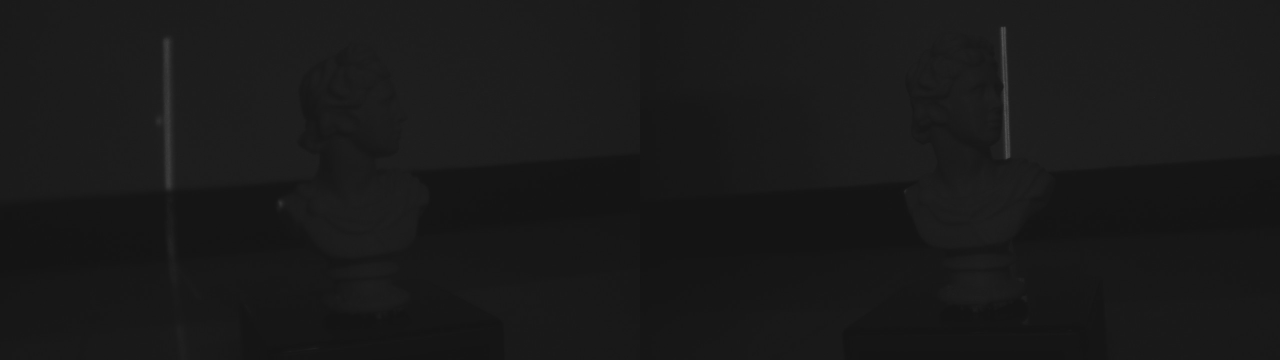
#> input picture FinalProject/SidebySide/SBS_000.jpg, 2560 x 720 px (shown at 1/2 size); its folder holds only this picture in this run
$ python m10907314.py
#> lines starting #> are read from the running program, lines starting #| are printed output that depends on the picture; after the words box and inside, x2 and y2 are one past the last pixel; in counts of white or black regions, pixels touching at a corner belong together
import numpy as np
import cv2
import glob

#Left Camera K (3x3)
LeftK = np.array([[1496.880651, 0.000000, 605.175810],
                    [0.000000, 1490.679493, 338.418796],
                    [0.000000, 0.000000, 1.000000]])

#Left Camera RT (3x4)
LeftRT = np.array([[1.0, 0.0, 0.0, 0.0],
                    [0.0, 1.0, 0.0, 0.0],
                    [0.0, 0.0, 1.0, 0.0]])

#Right Camera K (3x3)
RightK = np.array([[1484.936861, 0.000000, 625.964760],
                    [0.000000, 1480.722847, 357.750205],
                    [0.000000, 0.000000, 1.000000]])

#Right Camera RT (3x4)
RightRT = np.array([[0.893946, 0.004543, 0.448151, -186.807456],
                    [0.013206, 0.999247, -0.036473, 3.343985],
                    [-0.447979, 0.038523, 0.893214, 45.030463]])

#Fundamental Matrix (3x3)
F21 = np.array([[0.000000191234, 0.000003409602, -0.001899934537],
                [0.000003427498, -0.000000298416, -0.023839273818],
                [-0.000612047140, 0.019636148869, 1.000000000000]])


#將兩張照片的特徵點透過Fundamental matrix進行匹配
def Match(LeftFeature, RightFeature, F21):
    #補1在最後一行 [u v 1]
    one = np.ones(LeftFeature.shape[0])
    LeftFeature = np.column_stack( (LeftFeature, one) )
    one = np.ones(RightFeature.shape[0])
    RightFeature = np.column_stack( (RightFeature, one) )

    #進行xFx的運算
    result = RightFeature.dot(F21.dot(LeftFeature.transpose()))

    #任一左圖特徵點在所有右圖點中找出距離誤差最小的
    min_difference_index = np.argmin(abs(result), axis=0)
    min_difference = np.min(abs(result), axis=0)

    #儲存特徵點的index，距離誤差要小於0.5才會算匹配
    match = np.empty([0,2])
    for i in range(len(min_difference)):
        if min_difference[i] < 0.5:
            match = np.row_stack((match,[i,min_difference_index[i]]))
    return match

#找出有光的那條線上的特徵點
def FeatureExtract(img):
    feature = np.empty([0,2], dtype='int')

    ret,thresh1 = cv2.threshold(img,70,255,cv2.THRESH_BINARY)  #對相片先進行二值化找出亮度大於70的點
    row, col= (thresh1 > 0).nonzero() #取出二值化圖片中不為0的所有點

    #將同一行上的有亮的點的位置做平均得到subpixel
    previous_row = -1
    now_row = -1
    count = 0
    sum_col = 0
    for i in range(len(row)):
        now_row = row[i]
        if previous_row != -1 and now_row != previous_row:
            average = sum_col/count
            feature = np.row_stack((feature,[average,previous_row]))
            count = 0
            sum_col = 0
        count += 1
        sum_col += col[i]
        previous_row = now_row
    if len(row) > 0:
        average = sum_col/count
        feature = np.row_stack((feature,[average,previous_row]))

    #print('feature count: ', len(feature))
    return feature

#透過兩張照片的像素點以及投影矩陣 就能透過這三角化函數求出三維座標點
def Triangulation(x1, x2, P1, P2):
    #將公式中的各個項目填入矩陣A中
    u1 = x1[0]
    v1 = x1[1]
    u2 = x2[0]
    v2 = x2[1]
    A = np.array([u1*P1[2]-P1[0],
                  v1*P1[2]-P1[1],
                  u2*P2[2]-P2[0],
                  v2*P2[2]-P2[1]], dtype='float32')

    #SVD求解後取V的最後一行為最小二乘解
    U,sigma,VT=np.linalg.svd(A)
    V = VT.transpose()
    X = V[:, -1]
    X = X / X[3]
    return X

#將三維點透過投影矩陣投影回像素與觀測到的像素點做比較誤差
def Reproject_Error(observe_x, P, X):
    reproject_x = P.dot(X)
    reproject_x = reproject_x / reproject_x[2]
    observe_x[0] -= reproject_x[0]
    observe_x[1] -= reproject_x[1]
    return np.linalg.norm(observe_x)

#將資料夾中的照片一一取出執行
print("start")
index = 0
f = open( 'm10907314.xyz', 'w')
imagelist= sorted(glob.glob('./SidebySide/' + 'SBS_*.jpg'))
for path in imagelist:
    index = index+1
    #讀入灰階圖片後高斯模糊，為了抑制雜訊誤差
    img = cv2.imread(path, cv2.IMREAD_GRAYSCALE)
#> img is the input picture: shape (720, 2560); min 19, max 88, mean 25.6
    img = cv2.blur(img, (5, 5))

    #分為左右兩張照片
    LeftImg = img[:, :int(img.shape[1]/2)]
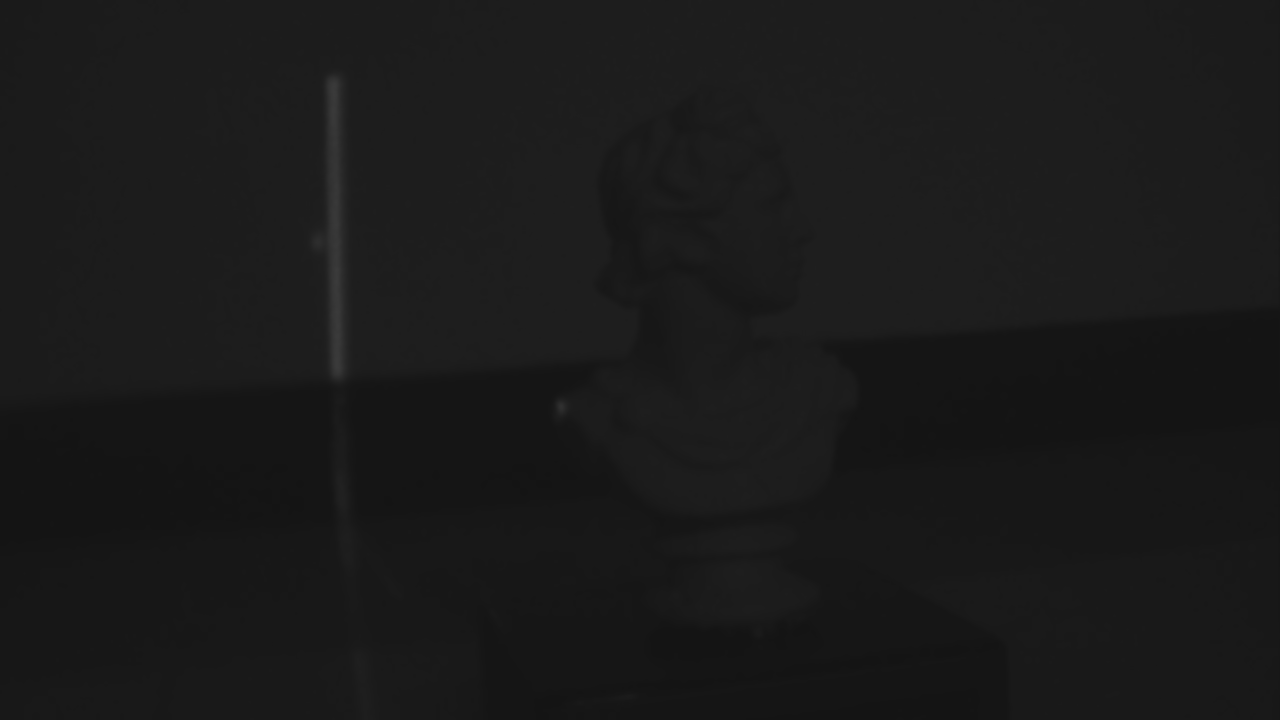
#> LeftImg: shape (720, 1280); min 20, max 59, mean 25.9
    RightImg = img[:, int(img.shape[1]/2):]

    #個別取出照片中的特徵點
    LeftFeature = FeatureExtract(LeftImg)
#> in FeatureExtract, `ret,thresh1 = cv2.threshold(img,70,255,cv2.THRESH_BINARY)`: thresh1: shape (720, 1280); every value is 0
#> in FeatureExtract, `row, col= (thresh1 > 0).nonzero()`: row = empty array
#> LeftFeature = empty array
    RightFeature = FeatureExtract(RightImg)
#> in FeatureExtract (call 2), `ret,thresh1 = cv2.threshold(img,70,255,cv2.THRESH_BINARY)`:
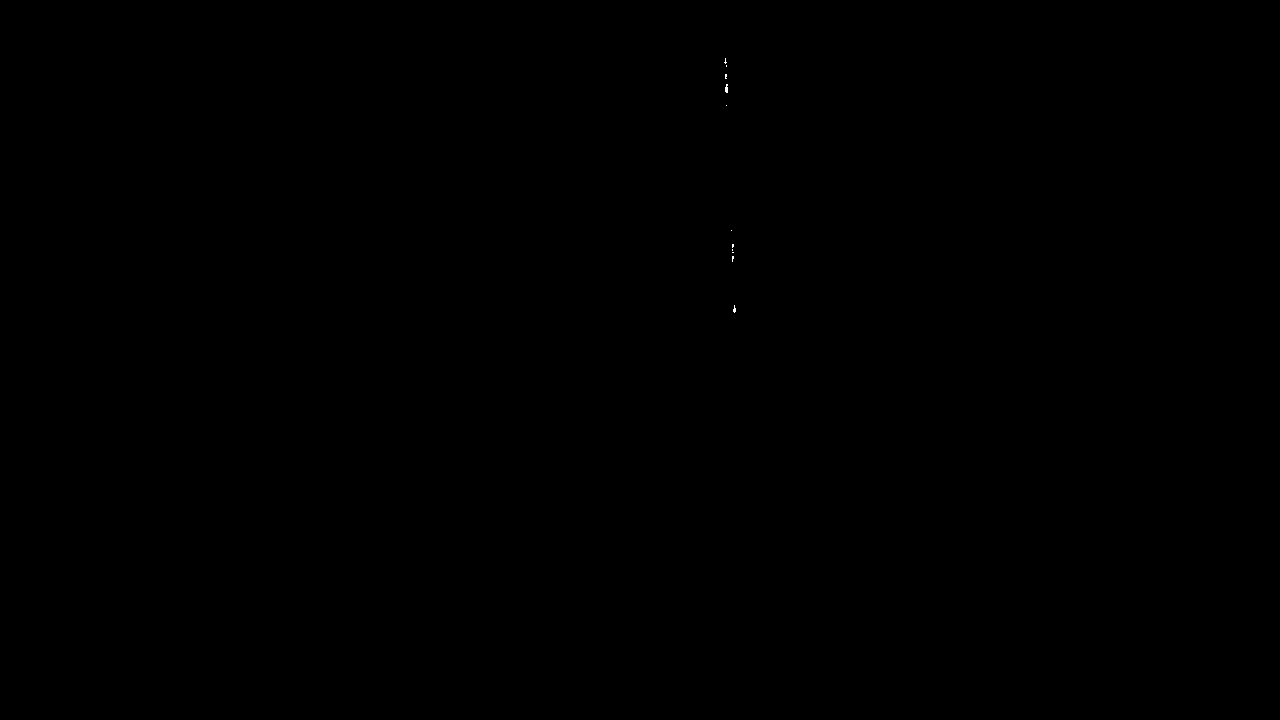
#> thresh1: shape (720, 1280); 0.01% white in thin lines or dots, all inside (x1, y1, x2, y2) = (724, 58, 736, 313)
#> in FeatureExtract (call 2), `row, col= (thresh1 > 0).nonzero()`: row = 78 values from 58 to 312; col = 78 values, max 735 at index 67, min 724 at index 4, mean 729.1
#> the loop in FeatureExtract (call 2), `for i in range(len(row)):` made 78 passes
#> (now_row, average, feature, count, sum_col, previous_row) on passes 2 to 5: (59, 725, [[725, 58]], 1, 725, 59), (60, 725, [[725, 58], [725, 59]], 1, 725, 60), (61, 725, [[725, 58], [725, 59], [725, 60]], 1, 725, 61), (62, 725, [[725, 58], [725, 59], [725, 60], [725, 61]], 1, 724, 62)
#> (now_row, average, count, sum_col, previous_row) on passes 8, 9, 10, 11, 13, 15: (63, 725, 1, 725, 63), (65, 725, 1, 726, 65), (66, 726, 1, 726, 66), (74, 726, 1, 725, 74), (75, 725.5, 1, 725, 75), (76, 725.5, 1, 725, 76)
#> after the loop in FeatureExtract (call 2), `for i in range(len(row)):`: feature = 44 pairs, first value 725 to 734.5, second value 58 to 311
#> in FeatureExtract (call 2), `feature = np.row_stack((feature,[average,previous_row]))`: feature = 45 pairs, first value 725 to 734.5, second value 58 to 312
#> RightFeature has the same summary as feature in FeatureExtract

    #進行特徵匹配
    match = Match(LeftFeature, RightFeature, F21)
#> in Match, `LeftFeature = np.column_stack( (LeftFeature, one) )`: LeftFeature = empty array
#> in Match, `RightFeature = np.column_stack( (RightFeature, one) )`: RightFeature = 45 rows, first 8: [725, 58, 1], [725, 59, 1], [725, 60, 1], [725, 61, 1], [725, 62, 1], [725, 63, 1], [726, 65, 1], [726, 66, 1]
#> in Match, `result = RightFeature.dot(F21.dot(LeftFeature.transpose()))`: result = empty array
#> match = empty array

    #算出左右相機的投影矩陣
    P1 = np.dot(LeftK, LeftRT)
    P2 = np.dot(RightK, RightRT)

    #對所有匹配的點做三角化，若重投影誤差大於1則不採用
    for i in range(len(match)):
        x1 = LeftFeature[ int(match[i][0]) ]
        x2 = RightFeature[ int(match[i][1]) ]
        X = Triangulation(x1, x2, P1, P2)
        if Reproject_Error(x1, P1, X) > 1 or Reproject_Error(x2, P2, X) > 1:
            continue
        f.write(str(X[0]) + ' ' + str(X[1]) + ' ' + str(X[2]) + '\n')
#> this loop made 0 passes

    print('index: ', index , ' finish')

f.close()
print("finish")

# cv2.waitKey(0)
# cv2.destroyAllWindows()
